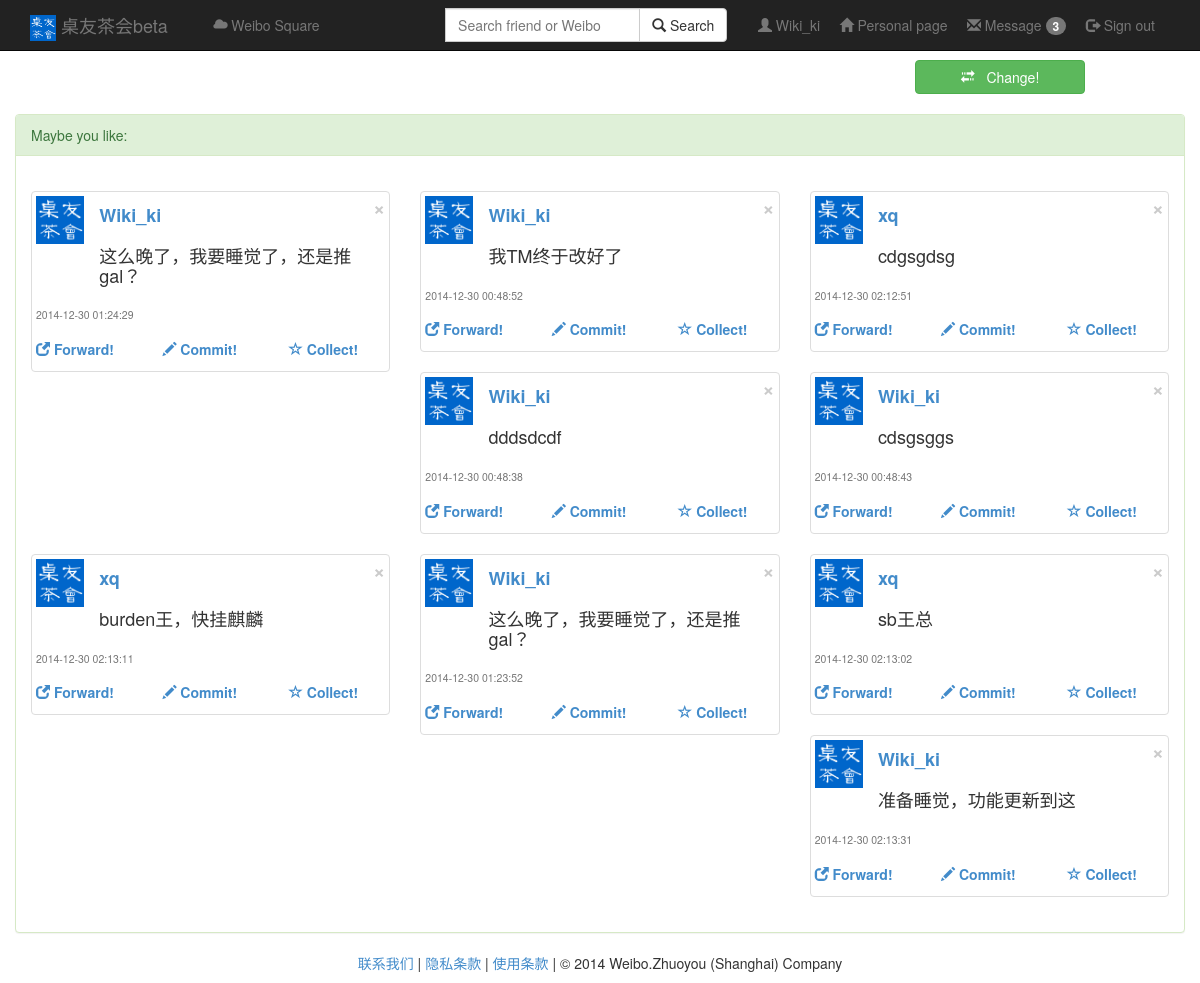
/square (signed in), run on the app's committed database.
### app/models.py (models this page shows, shortened)
class User(db.Model):
    username = db.Column(db.String(128) , primary_key = True)
    nickname = db.Column(db.String(128) , index = True)
    email = db.Column(db.String(128) , index = True)
    password = db.Column(db.String(256) , index = True)
    state = db.Column(db.SmallInteger , default = STATE_OK)#激活和非激活状态
    role = db.Column(db.SmallInteger ,default = ROLE_USER)#用户和管理员两种权限
    lvip = db.Column(db.SmallInteger , default = 0)#活跃度等级
    point = db.Column(db.SmallInteger , default = 0)#活跃度分值

class Weibo(db.Model):
    idweibo = db.Column(db.String(256) , primary_key = True)#username+potime+content做md5加密
    username = db.Column(db.String(128))#发微博人
    potime = db.Column(db.String(128))#时间
    wtype = db.Column(db.String(128))#微博类型，原微博，原微博下回复，私信
    fatherid = db.Column(db.String(256),default = 'null')#所在楼id
    number = db.Column(db.Integer)#楼数
    content = db.Column(db.String(1024))#内容

### app/views.py (the view)
@app.route('/square')
def square():
        if 'username' in session:
                Username = session['username']
                ret = models.User.query.filter_by(username=Username).first()
                pall = models.Weibo.query.filter_by().all()
                posts = random.sample(pall,9)
                return render_template("square.html",posts=posts,nickname=ret.nickname)
        return render_template("square.html")

### app/templates/square.html (shortened to what this page needs)
{% extends "base.html" %}
{% block content %}
<br>
<br>
<br>
<div class="container-fluid">
    <div class="row">
		<div class="col-md-2 col-md-offset-9">
			<a type="button" class="btn btn-success btn-block" id="change" href="/square"><span class="glyphicon glyphicon-transfer"></span>&nbsp;&nbsp; Change!</a>
		</div>
	</div>
	<div class="row">
        <div class="col-md-12">
			<div class="panel panel-success">
				<div class="panel-heading">
				Maybe you like:
				</div>
				<div class="panel-body">
					<div class="row">
						{% for post in posts %}
						<div class="col-sm-6 col-md-4">
							<div class="thumbnail">
								<div class = "row">
									<div class="col-md-2">
										<img src="/static/pic/icon.jpg" height="48" width="48" href=""></img>
									</div>
									<div class="col-md-10">
										<div class="row">
											<div class="col-md-6">
												<a class="text-left" href=""><h4><b>{{post.username}}</b></h4></a>
											</div>
											<div class="col-md-3 col-md-offset-3">
												<button type="button" class="close" data-dismiss="alert"><span aria-hidden="true">&times;</span><span class="sr-only">Close</span></button>
											</div>
										</div>
										<div class="row">
											<div class="col-md-12">
												<label ><h4>{{post.content}}</h4></label>
											</div>
										</div>
									</div>
									<div class="col-md-12">
										<p class="text-center"><h5><small>{{post.potime}}</small></h5></p>
									</div>
									<div class="col-md-4">
										<a class="text-left" href=""><h5><b><span class="glyphicon glyphicon-new-window"></span> Forward!</b></h5></a>
									</div>
									<div class="col-md-4">
										<a class="text-left" href=""><h5><b><span class="glyphicon glyphicon-pencil"></span> Commit!</b></h5></a>
									</div>
									<div class="col-md-4">
										<a class="text-left" href=""><h5><b><span class="glyphicon glyphicon-star-empty"></span> Collect!</b></h5></a>
									</div>
								</div>
							</div>
						 </div>
						 {% endfor %}
					</div>
				</div>
			</div>
        </div>
      </div>
    </div>
{% endblock %}

### app/templates/base.html (shortened to what this page needs)
<html>
<head>
<link href="/static/css/bootstrap.min.css" rel="stylesheet">
</head>
<body>
<div class="navbar navbar-inverse navbar-fixed-top" role="navigation">
	<div class="container">
		<div class="navbar-header">
			<a class="navbar-brand" href="/home"><img src="/static/pic/icon.jpg" height="26" width="26"></img> 桌友茶会beta</a>
		</div>
		<p class="navbar-text navbar-left">
			&nbsp;&nbsp;&nbsp;&nbsp;<a href="/square" class="navbar-link"><span class="glyphicon glyphicon-cloud"></span>&nbsp;Weibo Square</a>&nbsp;&nbsp;&nbsp;&nbsp;
		</p>
		<p class="navbar-text navbar-right">
			<span class="glyphicon glyphicon-user"></span><a href="/settings/profile" class="navbar-link" id = "Nick">&nbsp;{{ nickname }}</a>&nbsp;&nbsp;&nbsp;&nbsp;
			<a href="/homepage" class="navbar-link"><span class="glyphicon glyphicon glyphicon-home"></span> Personal page</a>&nbsp;&nbsp;&nbsp;&nbsp;
			<a href="/message/letter" class="navbar-link"><span class="glyphicon glyphicon-envelope"></span> Message&nbsp;<span class="badge">3</span></a>&nbsp;&nbsp;&nbsp;&nbsp;
			<a href="/logout" class="navbar-link"><span class="glyphicon glyphicon-log-out"></span> Sign out</a>
		</p>
		<form class="navbar-form navbar-right" role="form" action = "/result" method = "post">
			<div class="input-group">
				<div class="form-group">
				<input type="text" class="form-control" name = "query" placeholder="Search friend or Weibo">
				</div>
				<span class="input-group-btn">
					<button class="btn btn-default" type="submit" ><span class="glyphicon glyphicon-search"></span>&nbsp;Search</button>
				</span>
			</div>&nbsp;&nbsp;&nbsp;&nbsp;
		</form>
	</div>
</div>
	{% block content %} {% endblock %}
	<footer>
		<p align="center"><a href="">联系我们</a> | <a target="_blank" href="">隐私条款</a> | <a target="_blank" href="">使用条款</a> | © 2014 Weibo.Zhuoyou (Shanghai) Company</p>
	</footer>
  </body>
</html>

### data on the page
User: nickname "Wiki_ki"
Weibo: username "Wiki_ki", content "这么晚了，我要睡觉了，还是推gal？", potime "2014-12-30 01:24:29"
Weibo: username "Wiki_ki", content "我TM终于改好了", potime "2014-12-30 00:48:52"
Weibo: username "xq", content "cdgsgdsg", potime "2014-12-30 02:12:51"
Weibo: username "Wiki_ki", content "dddsdcdf", potime "2014-12-30 00:48:38"
Weibo: username "Wiki_ki", content "cdsgsggs", potime "2014-12-30 00:48:43"
Weibo: username "xq", content "burden王，快挂麒麟", potime "2014-12-30 02:13:11"
Weibo: username "Wiki_ki", content "这么晚了，我要睡觉了，还是推gal？", potime "2014-12-30 01:23:52"
Weibo: username "xq", content "sb王总", potime "2014-12-30 02:13:02"
Weibo: username "Wiki_ki", content "准备睡觉，功能更新到这", potime "2014-12-30 02:13:31"
